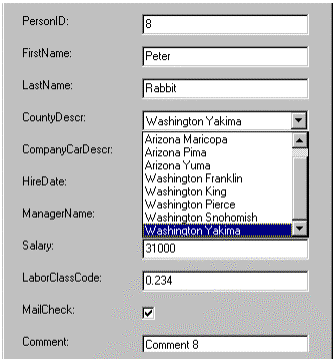
#> input picture assets/historical/XTRA-12/source/original.gif, 334 x 361 px
$ python frame.py
#> lines starting #> are read from the running program, lines starting #| are printed output that depends on the picture
#!/usr/bin/env python3
"""XTRA-12 editorial frame: reversible framing of the untouched Microsoft figure.

Reads source/original.gif (never modified), scales it by an integer factor with
nearest-neighbour sampling (uniform in x and y, so no stretching and no invented
pixels), and centres it on an opaque 1920x1080 desktop-teal ground. No crop, no
text, no retouching. Also writes a 1280x720 downscale used only as a QA proof.

Run from the repository root:
    python assets/historical/XTRA-12/src/frame.py
"""
from __future__ import annotations

from pathlib import Path

from PIL import Image

BASE = Path(__file__).resolve().parents[1]
SRC = BASE / "source" / "original.gif"
OUT = BASE / "exports" / "editorial-frame.png"
PROOF = BASE / "qa" / "editorial-frame-720p.png"

CANVAS = (1920, 1080)
GROUND = (0x00, 0x80, 0x80)  # Production bible desktop teal #008080
SAFE = (120, 72, 1800, 1008)  # Production bible safe area x0, y0, x1, y1


def main() -> None:
    original = Image.open(SRC)
#> original is the input picture: PIL image 334x361 P; mean R, G, B 197.1, 197.1, 198.4
    original.seek(0)
    rgb = original.convert("RGB")
    w, h = rgb.size
#> w = 334; h = 361
    safe_w, safe_h = SAFE[2] - SAFE[0], SAFE[3] - SAFE[1]
    scale = max(1, min(safe_w // w, safe_h // h))  # largest integer factor inside the safe area
#> scale = 2
    scaled = rgb.resize((w * scale, h * scale), Image.Resampling.NEAREST)
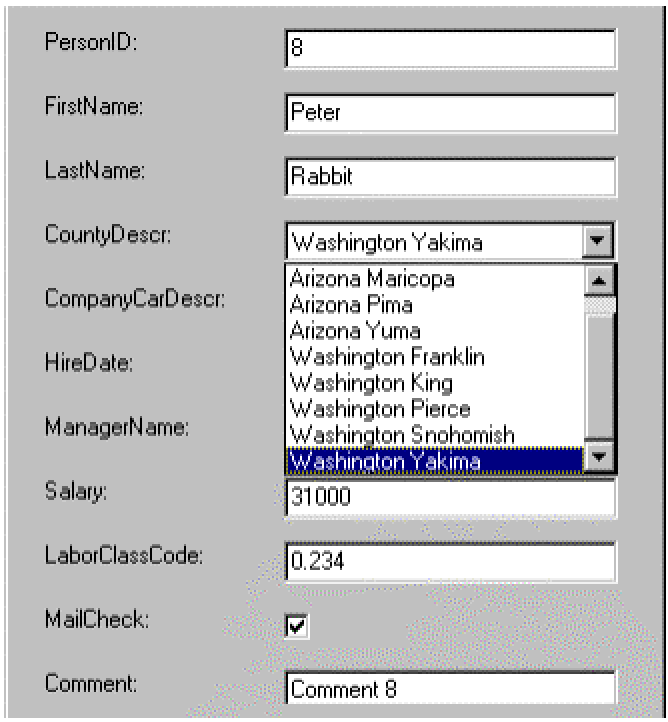
#> scaled: PIL image 668x722 RGB; mean R, G, B 197.1, 197.1, 198.4
    canvas = Image.new("RGB", CANVAS, GROUND)
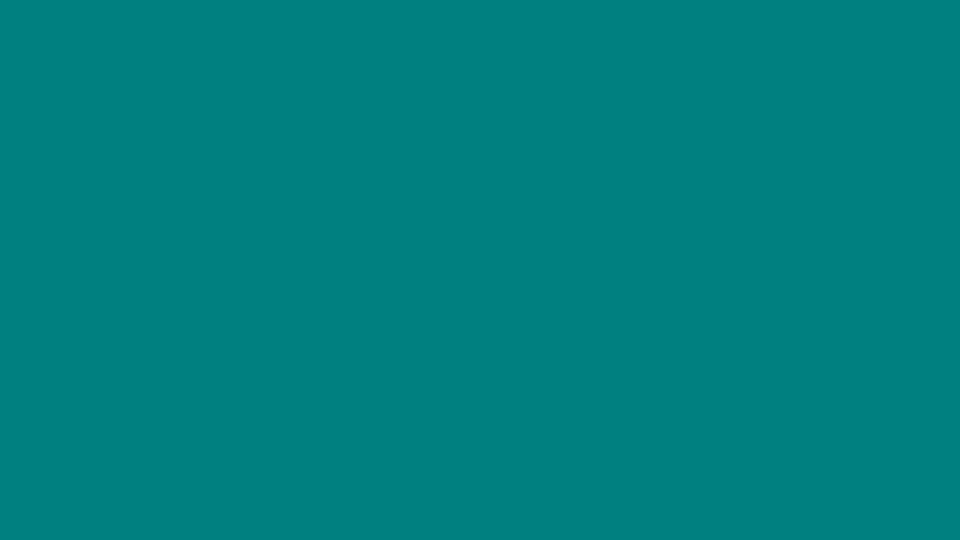
#> canvas: PIL image 1920x1080 RGB (shown at 1/2 size); mean R, G, B 0, 128, 128
    x = (CANVAS[0] - scaled.width) // 2
#> x = 626
    y = (CANVAS[1] - scaled.height) // 2
#> y = 179
    canvas.paste(scaled, (x, y))
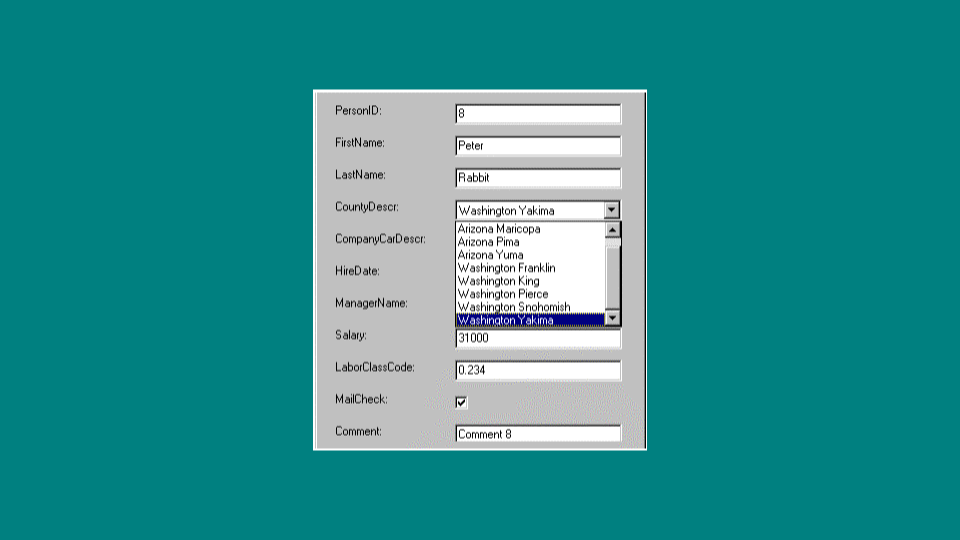
#> canvas: PIL image 1920x1080 RGB (shown at 1/2 size); mean R, G, B 45.8, 144.1, 144.4
    OUT.parent.mkdir(parents=True, exist_ok=True)
    canvas.save(OUT, format="PNG", optimize=False)
    PROOF.parent.mkdir(parents=True, exist_ok=True)
    canvas.resize((1280, 720), Image.Resampling.LANCZOS).save(PROOF, format="PNG", optimize=False)
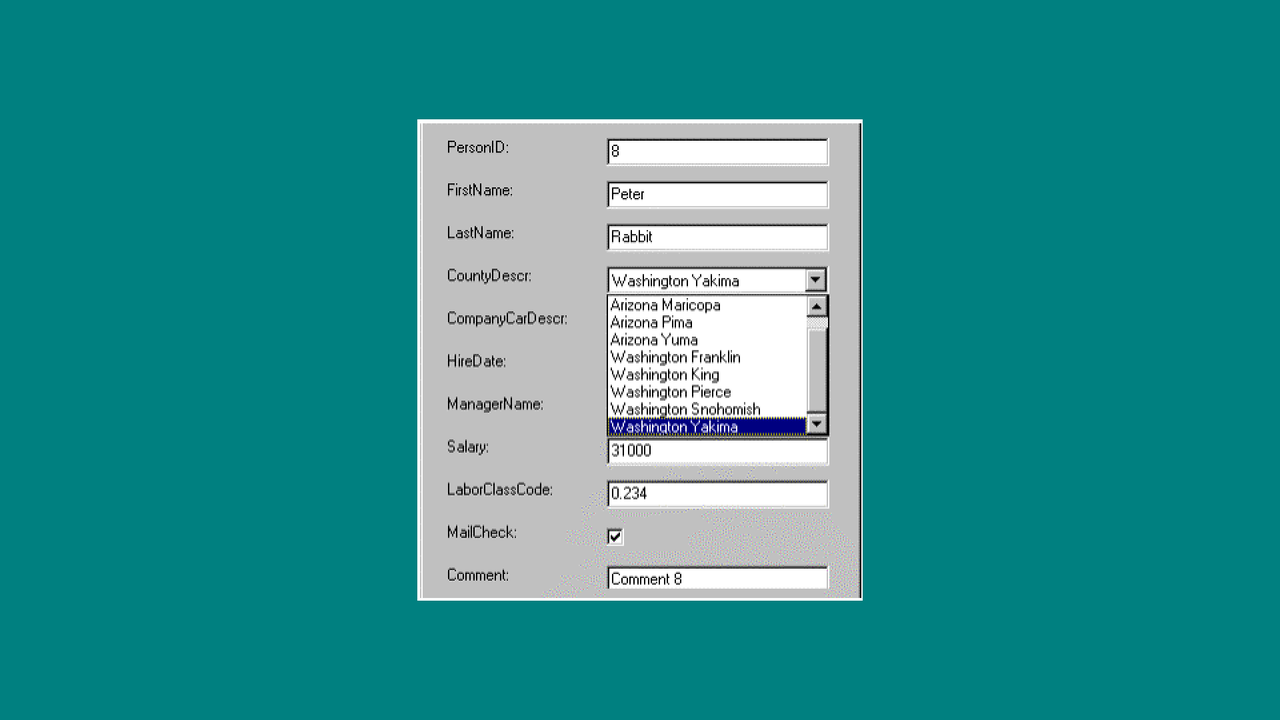
#> saved as editorial-frame-720p.png: PIL image 1280x720 RGB; mean R, G, B 45.8, 144, 144.3
    print(f"original {w}x{h}; scale {scale}x -> {scaled.width}x{scaled.height} at ({x},{y}); wrote {OUT.name}, {PROOF.name}")
#| original 334x361; scale 2x -> 668x722 at (626,179); wrote editorial-frame.png, editorial-frame-720p.png


if __name__ == "__main__":
    main()
